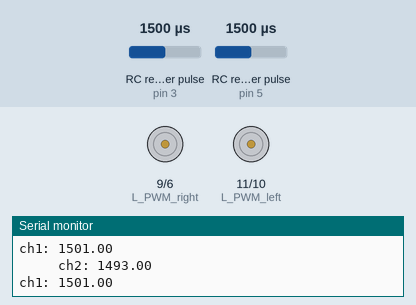
This sketch was run on a simulated Arduino Uno, built with avr-gcc and run on an emulated ATmega328P. On the bench: motor-driver pin pairs drawn as motors (green arrow = first pin HIGH = forward, orange = second pin HIGH = backward, longer = more drive), the last lines printed to the serial monitor. Wiring (inferred from the names in the program): 2 × RC receiver channel: data pin 3 / data pin 5. The test bench sets the inputs (shaded band); at power-on: RC receiver pulse (sensors on pin 5, pin 3) 1500 µs.

Above: at 1.2 s.
1.3 s: RC receiver pulse (sensor on pin 5) set to 1963 µs
4.3 s: RC receiver pulse (sensor on pin 5) set to 1980 µs
At 5.03 s:
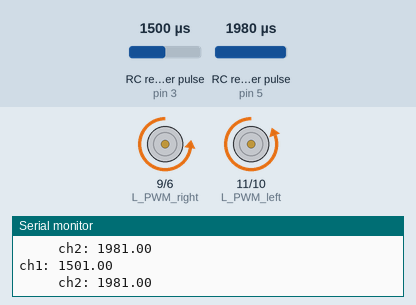
7.3 s: RC receiver pulse (sensor on pin 3) set to 1020 µs
At 7.6 s:
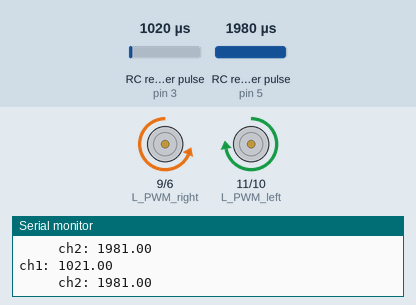
8.8 s: RC receiver pulse (sensor on pin 3) set to 1250 µs
At 9.2 s:
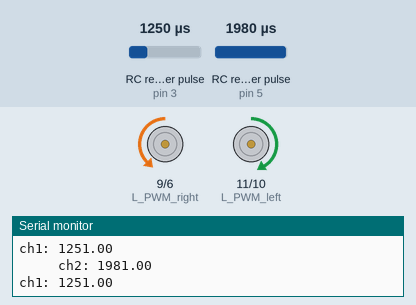
10.3 s: RC receiver pulse (sensor on pin 3) set to 1292 µs
At 10.7 s:
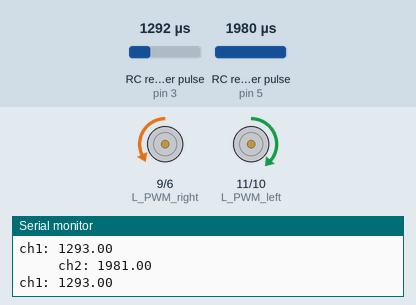
11.8 s: RC receiver pulse (sensor on pin 3) set to 1300 µs
Timing chart, 0 to 15.8 s (numbered marks = the images above; inputs shaded):
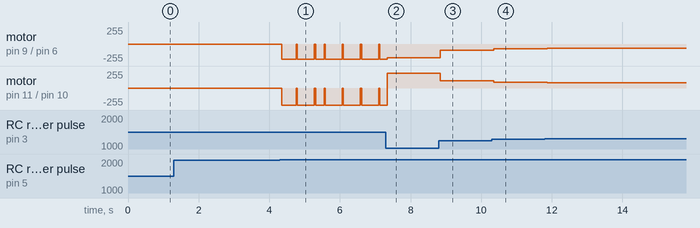

Measured:
- the behaviour switches between 1979 and 1980 µs on RC receiver pulse (sensor on pin 5) (found by bisection; images 0 and 1)
- after the input at 8.8 s, motor on pin 9 (L_PWM_right) / pin 6 (R_PWM_right): backward 208/255 → backward 91/255 after 0.05 s; motor on pin 11 (L_PWM_left) / pin 10 (R_PWM_left): forward 223/255 → forward 106/255 after 0.05 s
- after the input at 10.3 s, motor on pin 9 (L_PWM_right) / pin 6 (R_PWM_right): backward 91/255 → backward 70/255 after 0.06 s; motor on pin 11 (L_PWM_left) / pin 10 (R_PWM_left): forward 106/255 → forward 85/255 after 0.06 s

The sketch:

soccerbot1.ino
```cpp
//Receiver signal pins
double ch1_pin = 3;  //PWM pin
double ch2_pin = 5;  //PWM pin

//Right motor driver pins

int R_PWM_right = 6;  //PWM pin
int L_PWM_right = 9;  //PWM pin

//Left motor driver pins

int R_PWM_left = 10;  //PWM pin
int L_PWM_left = 11;  //PWM pin

// ---**---   Rx threshold values - Update based on your TX values
//FWD
int Ch1Ch2_start_Fwd = 1530;
int Ch1Ch2_End_Fwd = 1980;
//BACK
int Ch1Ch2_start_Bac = 1460;
int Ch1Ch2_End_Bac = 960;

// ---------***---------------***----------

void setup() {
  Serial.begin(9600);
  pinMode(3, INPUT);
  pinMode(5, INPUT);


  pinMode(6, OUTPUT);
  pinMode(9, OUTPUT);


  pinMode(10, OUTPUT);
  pinMode(11, OUTPUT);
}

void loop() {
  //Receiver signal pins data
  double ch1 = pulseIn(3, HIGH);
  double ch2 = pulseIn(5, HIGH);

  Serial.print("ch1: ");
  Serial.println(ch1);
  Serial.print("     ");
  Serial.print("ch2: ");
  Serial.print(ch2);
  Serial.println("");

  //Speed mapping
  int spdFwd_RightLeft = map(ch1, Ch1Ch2_start_Fwd, Ch1Ch2_End_Fwd, 0, 255);
  int spdBac_RightLeft = map(ch1, Ch1Ch2_start_Bac, Ch1Ch2_End_Bac, 0, 255);


  if ((ch1 == 0) && (ch2 == 0)) {
    analogWrite(R_PWM_right, 0);
    analogWrite(L_PWM_right, 0);
    analogWrite(R_PWM_left, 0);
    analogWrite(L_PWM_left, 0);
  }

  //FWD
  else if ((ch1 > Ch1Ch2_start_Fwd) && (ch2 > Ch1Ch2_start_Fwd) ) {
    analogWrite(R_PWM_right, spdFwd_RightLeft-15);
    analogWrite(L_PWM_right, 0);
    analogWrite(R_PWM_left, spdFwd_RightLeft);
    analogWrite(L_PWM_left, 0);
  }

  //frwleft
   else if ((ch1 > Ch1Ch2_start_Bac) && (ch2 > Ch1Ch2_End_Fwd) &&(ch1<Ch1Ch2_start_Fwd)) {

    analogWrite(R_PWM_right,spdFwd_RightLeft-15);
    analogWrite(L_PWM_right, 0);

    float spdFwd_RightLeftr=spdFwd_RightLeft/2.0;
    int spdFwd_RightLeftrr=int(spdFwd_RightLeftr);

    analogWrite(R_PWM_left,spdFwd_RightLeft-spdFwd_RightLeftrr);
    analogWrite(L_PWM_left,0);
  }

    //forwardright
   else if ((ch1 > Ch1Ch2_start_Fwd) && (ch2 > Ch1Ch2_start_Bac) && (ch2 < Ch1Ch2_start_Fwd)) {

        float spdFwd_RightLeftr=spdFwd_RightLeft/2.0;
        int spdFwd_RightLeftrr=int(spdFwd_RightLeftr);

    analogWrite(R_PWM_right, spdFwd_RightLeft-spdFwd_RightLeftrr-15);
    analogWrite(L_PWM_right, 0);

    analogWrite(R_PWM_left,spdFwd_RightLeft);
    analogWrite(L_PWM_left, 0);
  }

  //RIGHT
  else if ((ch1 > Ch1Ch2_start_Fwd) && (ch2 < Ch1Ch2_start_Bac)) {
    analogWrite(R_PWM_right, 0);
    analogWrite(L_PWM_right, spdFwd_RightLeft-15);
    analogWrite(R_PWM_left, spdFwd_RightLeft);
    analogWrite(L_PWM_left, 0);
  }

  //LEFT
  else if ((ch1 < Ch1Ch2_start_Bac) && (ch2 > Ch1Ch2_start_Fwd)) {
    analogWrite(R_PWM_right, spdBac_RightLeft-15);
    analogWrite(L_PWM_right, 0);
    analogWrite(R_PWM_left, 0);
    analogWrite(L_PWM_left, spdBac_RightLeft);
  }
  //backleft
    else if ((ch1 > Ch1Ch2_End_Bac) && (ch2 > Ch1Ch2_start_Bac)&&(ch1<1200)) {
    analogWrite(R_PWM_right, 0);
    analogWrite(L_PWM_right, spdBac_RightLeft-15);
    analogWrite(R_PWM_left, 0);
        float spdBac_RightLeftr=spdBac_RightLeft/2.0;
        int spdBac_RightLeftrr=int(spdBac_RightLeftr);
    analogWrite(L_PWM_left, spdBac_RightLeft-spdBac_RightLeftrr);
  }
    //backright
    else if ((ch1 > Ch1Ch2_start_Bac) && (ch2 > Ch1Ch2_End_Bac) &&(ch2<1200)) {
    analogWrite(R_PWM_right, 0);

     float spdBac_RightLeftr=spdBac_RightLeft/2.0;
     int spdBac_RightLeftrr=int(spdBac_RightLeftr-spdBac_RightLeftrr);

    analogWrite(L_PWM_right, spdBac_RightLeft-15);
    analogWrite(R_PWM_left, 0);
    analogWrite(L_PWM_left, spdBac_RightLeft);
  }
  //BACK
  else if ((ch1 < Ch1Ch2_start_Bac) && (ch2 < Ch1Ch2_start_Bac)) {
    analogWrite(R_PWM_right, 0);
    analogWrite(L_PWM_right, spdBac_RightLeft-15);
    analogWrite(R_PWM_left, 0);
    analogWrite(L_PWM_left, spdBac_RightLeft);
  } else {
    analogWrite(R_PWM_right, 0);
    analogWrite(L_PWM_right, 0);
    analogWrite(R_PWM_left, 0);
    analogWrite(L_PWM_left, 0);
  }
}
```
